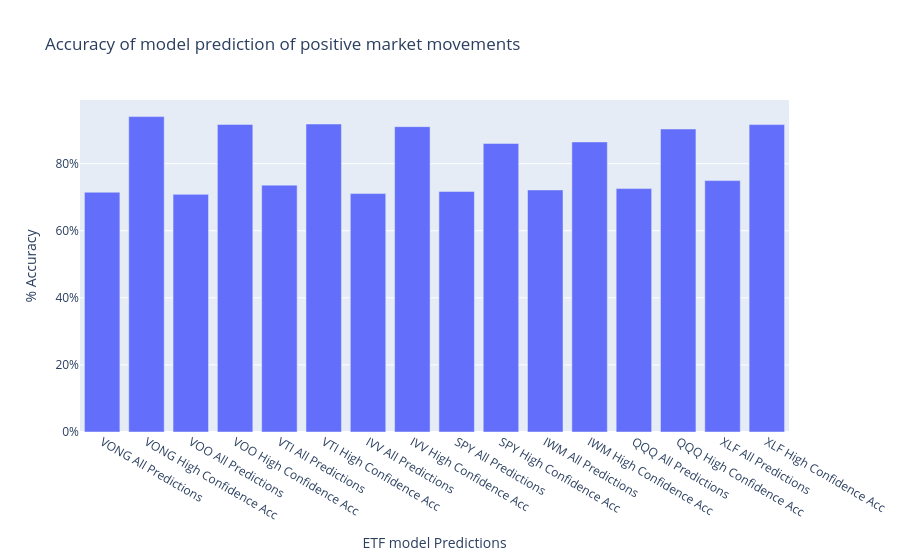
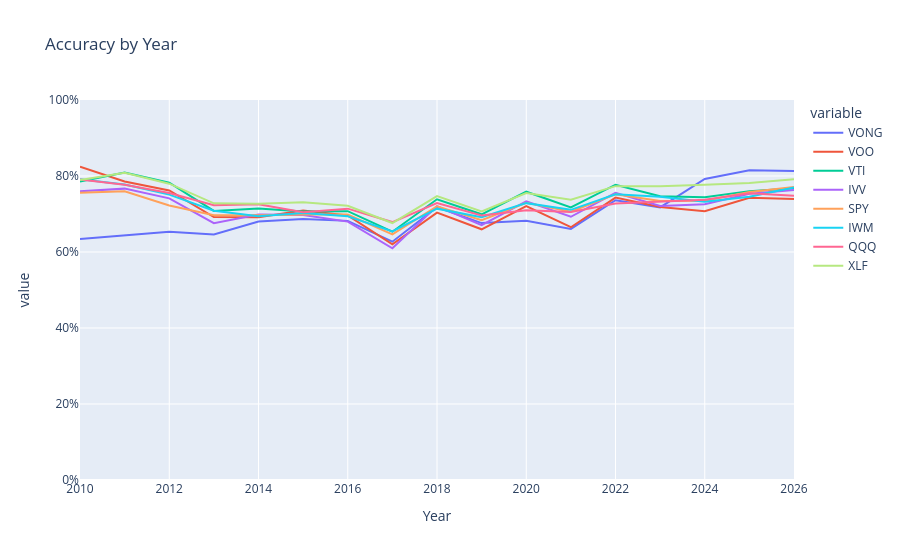
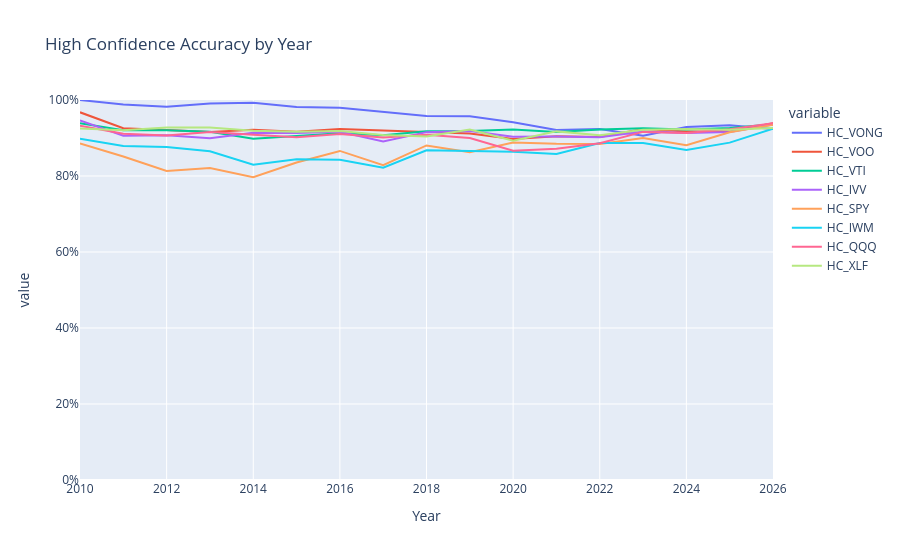

Here is the notebook cell these charts were saved with, in order:
### Code cell
#Load and test DNN
DNN_Instance = DNN(ETL_Instance.xCols, ETL_Instance.yCols)
DNN_Instance.load_models(rf'F:\ETF_LSTM','DNN5')
predictions = DNN_Instance.get_predictions(ETL_Instance.x_data)
predictions.columns = ETL_Instance.y_threshold_data.columns[0:32]
DNN_Instance.show_accuracy_agg(ETL_Instance.df[ETL_Instance.yCols],predictions)
DNN_Instance.show_accuracy_yearly(ETL_Instance.df[ETL_Instance.yCols],predictions,ETL_Instance.df['date_time'])

### Figure 1 — Plotly figure (JSON) as saved in the notebook; plotly's stock layout.template omitted (floating-point values rounded to 4 significant figures)
{"data": [{"type": "bar", "x": ["VONG All Predictions", "VONG High Confidence Acc", "VOO All Predictions", "VOO High Confidence Acc", "VTI All Predictions", "VTI High Confidence Acc", "IVV All Predictions", "IVV High Confidence Acc", "SPY All Predictions", "SPY High Confidence Acc", "IWM All Predictions", "IWM High Confidence Acc", "QQQ All Predictions", "QQQ High Confidence Acc", "XLF All Predictions", "XLF High Confidence Acc"], "y": [0.7149, 0.9403, 0.7085, 0.917, 0.736, 0.9182, 0.7109, 0.9103, 0.7171, 0.8602, 0.7217, 0.8649, 0.7258, 0.9034, 0.7495, 0.9165]}], "layout": {"title": {"text": "Accuracy of model prediction of positive market movements"}, "xaxis": {"title": {"text": "ETF model Predictions"}}, "yaxis": {"tickformat": ".0%", "title": {"text": "% Accuracy"}}}}

### Figure 2 — Plotly figure (JSON) as saved in the notebook; plotly's stock layout.template omitted (floating-point values rounded to 4 significant figures)
{"data": [{"hovertemplate": "variable=VONG<br>Year=%{x}<br>value=%{y}<extra></extra>", "legendgroup": "VONG", "line": {"color": "#636efa", "dash": "solid"}, "marker": {"symbol": "circle"}, "mode": "lines", "name": "VONG", "orientation": "v", "showlegend": true, "type": "scatter", "x": [2010, 2011, 2012, 2013, 2014, 2015, 2016, 2017, 2018, 2019, 2020, 2021, 2022, 2023, 2024, 2025, 2026], "xaxis": "x", "y": [0.6345, 0.6445, 0.6532, 0.6459, 0.6803, 0.6869, 0.6819, 0.6272, 0.7179, 0.6761, 0.6821, 0.6607, 0.7362, 0.7175, 0.7923, 0.8151, 0.813], "yaxis": "y"}, {"hovertemplate": "variable=VOO<br>Year=%{x}<br>value=%{y}<extra></extra>", "legendgroup": "VOO", "line": {"color": "#EF553B", "dash": "solid"}, "marker": {"symbol": "circle"}, "mode": "lines", "name": "VOO", "orientation": "v", "showlegend": true, "type": "scatter", "x": [2010, 2011, 2012, 2013, 2014, 2015, 2016, 2017, 2018, 2019, 2020, 2021, 2022, 2023, 2024, 2025, 2026], "xaxis": "x", "y": [0.8245, 0.7854, 0.7618, 0.6918, 0.6916, 0.709, 0.696, 0.6201, 0.7037, 0.6598, 0.7205, 0.6652, 0.7432, 0.7182, 0.7072, 0.743, 0.7393], "yaxis": "y"}, {"hovertemplate": "variable=VTI<br>Year=%{x}<br>value=%{y}<extra></extra>", "legendgroup": "VTI", "line": {"color": "#00cc96", "dash": "solid"}, "marker": {"symbol": "circle"}, "mode": "lines", "name": "VTI", "orientation": "v", "showlegend": true, "type": "scatter", "x": [2010, 2011, 2012, 2013, 2014, 2015, 2016, 2017, 2018, 2019, 2020, 2021, 2022, 2023, 2024, 2025, 2026], "xaxis": "x", "y": [0.7852, 0.8092, 0.7823, 0.7081, 0.7147, 0.7066, 0.7075, 0.6534, 0.7388, 0.6992, 0.7587, 0.7173, 0.7771, 0.7466, 0.7439, 0.7602, 0.7677], "yaxis": "y"}, {"hovertemplate": "variable=IVV<br>Year=%{x}<br>value=%{y}<extra></extra>", "legendgroup": "IVV", "line": {"color": "#ab63fa", "dash": "solid"}, "marker": {"symbol": "circle"}, "mode": "lines", "name": "IVV", "orientation": "v", "showlegend": true, "type": "scatter", "x": [2010, 2011, 2012, 2013, 2014, 2015, 2016, 2017, 2018, 2019, 2020, 2021, 2022, 2023, 2024, 2025, 2026], "xaxis": "x", "y": [0.76, 0.7668, 0.7412, 0.6758, 0.6987, 0.6976, 0.68, 0.6099, 0.7207, 0.6708, 0.7335, 0.6927, 0.7557, 0.7212, 0.7257, 0.7531, 0.763], "yaxis": "y"}, {"hovertemplate": "variable=SPY<br>Year=%{x}<br>value=%{y}<extra></extra>", "legendgroup": "SPY", "line": {"color": "#FFA15A", "dash": "solid"}, "marker": {"symbol": "circle"}, "mode": "lines", "name": "SPY", "orientation": "v", "showlegend": true, "type": "scatter", "x": [2010, 2011, 2012, 2013, 2014, 2015, 2016, 2017, 2018, 2019, 2020, 2021, 2022, 2023, 2024, 2025, 2026], "xaxis": "x", "y": [0.756, 0.7599, 0.7222, 0.6966, 0.697, 0.6989, 0.6985, 0.6464, 0.7204, 0.6835, 0.7294, 0.7063, 0.752, 0.7342, 0.735, 0.758, 0.7708], "yaxis": "y"}, {"hovertemplate": "variable=IWM<br>Year=%{x}<br>value=%{y}<extra></extra>", "legendgroup": "IWM", "line": {"color": "#19d3f3", "dash": "solid"}, "marker": {"symbol": "circle"}, "mode": "lines", "name": "IWM", "orientation": "v", "showlegend": true, "type": "scatter", "x": [2010, 2011, 2012, 2013, 2014, 2015, 2016, 2017, 2018, 2019, 2020, 2021, 2022, 2023, 2024, 2025, 2026], "xaxis": "x", "y": [0.7913, 0.7778, 0.751, 0.7085, 0.6942, 0.7028, 0.6942, 0.6542, 0.714, 0.6914, 0.7286, 0.711, 0.7518, 0.7455, 0.7319, 0.7453, 0.7699], "yaxis": "y"}, {"hovertemplate": "variable=QQQ<br>Year=%{x}<br>value=%{y}<extra></extra>", "legendgroup": "QQQ", "line": {"color": "#FF6692", "dash": "solid"}, "marker": {"symbol": "circle"}, "mode": "lines", "name": "QQQ", "orientation": "v", "showlegend": true, "type": "scatter", "x": [2010, 2011, 2012, 2013, 2014, 2015, 2016, 2017, 2018, 2019, 2020, 2021, 2022, 2023, 2024, 2025, 2026], "xaxis": "x", "y": [0.7906, 0.7768, 0.7552, 0.7233, 0.7255, 0.7045, 0.7141, 0.6787, 0.7286, 0.6963, 0.7096, 0.7051, 0.7275, 0.7317, 0.7375, 0.7548, 0.7478], "yaxis": "y"}, {"hovertemplate": "variable=XLF<br>Year=%{x}<br>value=%{y}<extra></extra>", "legendgroup": "XLF", "line": {"color": "#B6E880", "dash": "solid"}, "marker": {"symbol": "circle"}, "mode": "lines", "name": "XLF", "orientation": "v", "showlegend": true, "type": "scatter", "x": [2010, 2011, 2012, 2013, 2014, 2015, 2016, 2017, 2018, 2019, 2020, 2021, 2022, 2023, 2024, 2025, 2026], "xaxis": "x", "y": [0.7894, 0.8085, 0.7798, 0.728, 0.7267, 0.731, 0.7216, 0.6763, 0.7469, 0.7067, 0.7552, 0.7373, 0.7733, 0.7732, 0.7767, 0.7814, 0.7916], "yaxis": "y"}], "layout": {"legend": {"title": {"text": "variable"}, "tracegroupgap": 0}, "title": {"text": "Accuracy by Year"}, "xaxis": {"anchor": "y", "domain": [0, 1], "title": {"text": "Year"}}, "yaxis": {"anchor": "x", "domain": [0, 1], "range": [0, 1], "tickformat": ".0%", "title": {"text": "value"}}}}

### Figure 3 — Plotly figure (JSON) as saved in the notebook; plotly's stock layout.template omitted (floating-point values rounded to 4 significant figures)
{"data": [{"hovertemplate": "variable=HC_VONG<br>Year=%{x}<br>value=%{y}<extra></extra>", "legendgroup": "HC_VONG", "line": {"color": "#636efa", "dash": "solid"}, "marker": {"symbol": "circle"}, "mode": "lines", "name": "HC_VONG", "orientation": "v", "showlegend": true, "type": "scatter", "x": [2010, 2011, 2012, 2013, 2014, 2015, 2016, 2017, 2018, 2019, 2020, 2021, 2022, 2023, 2024, 2025, 2026], "xaxis": "x", "y": [1, 0.9882, 0.9824, 0.9908, 0.9928, 0.9813, 0.9794, 0.968, 0.9579, 0.9571, 0.9416, 0.9213, 0.9238, 0.9058, 0.929, 0.9334, 0.9238], "yaxis": "y"}, {"hovertemplate": "variable=HC_VOO<br>Year=%{x}<br>value=%{y}<extra></extra>", "legendgroup": "HC_VOO", "line": {"color": "#EF553B", "dash": "solid"}, "marker": {"symbol": "circle"}, "mode": "lines", "name": "HC_VOO", "orientation": "v", "showlegend": true, "type": "scatter", "x": [2010, 2011, 2012, 2013, 2014, 2015, 2016, 2017, 2018, 2019, 2020, 2021, 2022, 2023, 2024, 2025, 2026], "xaxis": "x", "y": [0.9676, 0.9258, 0.9211, 0.916, 0.9217, 0.9162, 0.9239, 0.9195, 0.9168, 0.9116, 0.8974, 0.9048, 0.9025, 0.9238, 0.9174, 0.9174, 0.9388], "yaxis": "y"}, {"hovertemplate": "variable=HC_VTI<br>Year=%{x}<br>value=%{y}<extra></extra>", "legendgroup": "HC_VTI", "line": {"color": "#00cc96", "dash": "solid"}, "marker": {"symbol": "circle"}, "mode": "lines", "name": "HC_VTI", "orientation": "v", "showlegend": true, "type": "scatter", "x": [2010, 2011, 2012, 2013, 2014, 2015, 2016, 2017, 2018, 2019, 2020, 2021, 2022, 2023, 2024, 2025, 2026], "xaxis": "x", "y": [0.9389, 0.9203, 0.9207, 0.9167, 0.8978, 0.9061, 0.9125, 0.9071, 0.9178, 0.9184, 0.9224, 0.9156, 0.9227, 0.9258, 0.9227, 0.9265, 0.9363], "yaxis": "y"}, {"hovertemplate": "variable=HC_IVV<br>Year=%{x}<br>value=%{y}<extra></extra>", "legendgroup": "HC_IVV", "line": {"color": "#ab63fa", "dash": "solid"}, "marker": {"symbol": "circle"}, "mode": "lines", "name": "HC_IVV", "orientation": "v", "showlegend": true, "type": "scatter", "x": [2010, 2011, 2012, 2013, 2014, 2015, 2016, 2017, 2018, 2019, 2020, 2021, 2022, 2023, 2024, 2025, 2026], "xaxis": "x", "y": [0.946, 0.9058, 0.9073, 0.8995, 0.9138, 0.913, 0.9163, 0.891, 0.9154, 0.9187, 0.9033, 0.9037, 0.9018, 0.917, 0.9129, 0.9156, 0.9358], "yaxis": "y"}, {"hovertemplate": "variable=HC_SPY<br>Year=%{x}<br>value=%{y}<extra></extra>", "legendgroup": "HC_SPY", "line": {"color": "#FFA15A", "dash": "solid"}, "marker": {"symbol": "circle"}, "mode": "lines", "name": "HC_SPY", "orientation": "v", "showlegend": true, "type": "scatter", "x": [2010, 2011, 2012, 2013, 2014, 2015, 2016, 2017, 2018, 2019, 2020, 2021, 2022, 2023, 2024, 2025, 2026], "xaxis": "x", "y": [0.8859, 0.8511, 0.8134, 0.8211, 0.7971, 0.8354, 0.866, 0.8287, 0.8805, 0.8628, 0.8881, 0.885, 0.8845, 0.8998, 0.8811, 0.9151, 0.9349], "yaxis": "y"}, {"hovertemplate": "variable=HC_IWM<br>Year=%{x}<br>value=%{y}<extra></extra>", "legendgroup": "HC_IWM", "line": {"color": "#19d3f3", "dash": "solid"}, "marker": {"symbol": "circle"}, "mode": "lines", "name": "HC_IWM", "orientation": "v", "showlegend": true, "type": "scatter", "x": [2010, 2011, 2012, 2013, 2014, 2015, 2016, 2017, 2018, 2019, 2020, 2021, 2022, 2023, 2024, 2025, 2026], "xaxis": "x", "y": [0.898, 0.8791, 0.8762, 0.8651, 0.8295, 0.8444, 0.8427, 0.8219, 0.8677, 0.8651, 0.8639, 0.8582, 0.8866, 0.8871, 0.8685, 0.8878, 0.9243], "yaxis": "y"}, {"hovertemplate": "variable=HC_QQQ<br>Year=%{x}<br>value=%{y}<extra></extra>", "legendgroup": "HC_QQQ", "line": {"color": "#FF6692", "dash": "solid"}, "marker": {"symbol": "circle"}, "mode": "lines", "name": "HC_QQQ", "orientation": "v", "showlegend": true, "type": "scatter", "x": [2010, 2011, 2012, 2013, 2014, 2015, 2016, 2017, 2018, 2019, 2020, 2021, 2022, 2023, 2024, 2025, 2026], "xaxis": "x", "y": [0.9326, 0.9113, 0.9065, 0.9155, 0.9083, 0.9023, 0.9103, 0.9013, 0.9082, 0.8997, 0.8664, 0.8719, 0.8864, 0.9161, 0.9135, 0.9228, 0.9386], "yaxis": "y"}, {"hovertemplate": "variable=HC_XLF<br>Year=%{x}<br>value=%{y}<extra></extra>", "legendgroup": "HC_XLF", "line": {"color": "#B6E880", "dash": "solid"}, "marker": {"symbol": "circle"}, "mode": "lines", "name": "HC_XLF", "orientation": "v", "showlegend": true, "type": "scatter", "x": [2010, 2011, 2012, 2013, 2014, 2015, 2016, 2017, 2018, 2019, 2020, 2021, 2022, 2023, 2024, 2025, 2026], "xaxis": "x", "y": [0.9252, 0.9203, 0.9277, 0.9274, 0.9188, 0.9165, 0.9183, 0.9077, 0.9042, 0.9224, 0.8928, 0.9174, 0.9073, 0.9218, 0.9237, 0.9214, 0.9261], "yaxis": "y"}], "layout": {"legend": {"title": {"text": "variable"}, "tracegroupgap": 0}, "title": {"text": "High Confidence Accuracy by Year"}, "xaxis": {"anchor": "y", "domain": [0, 1], "title": {"text": "Year"}}, "yaxis": {"anchor": "x", "domain": [0, 1], "range": [0, 1], "tickformat": ".0%", "title": {"text": "value"}}}}
